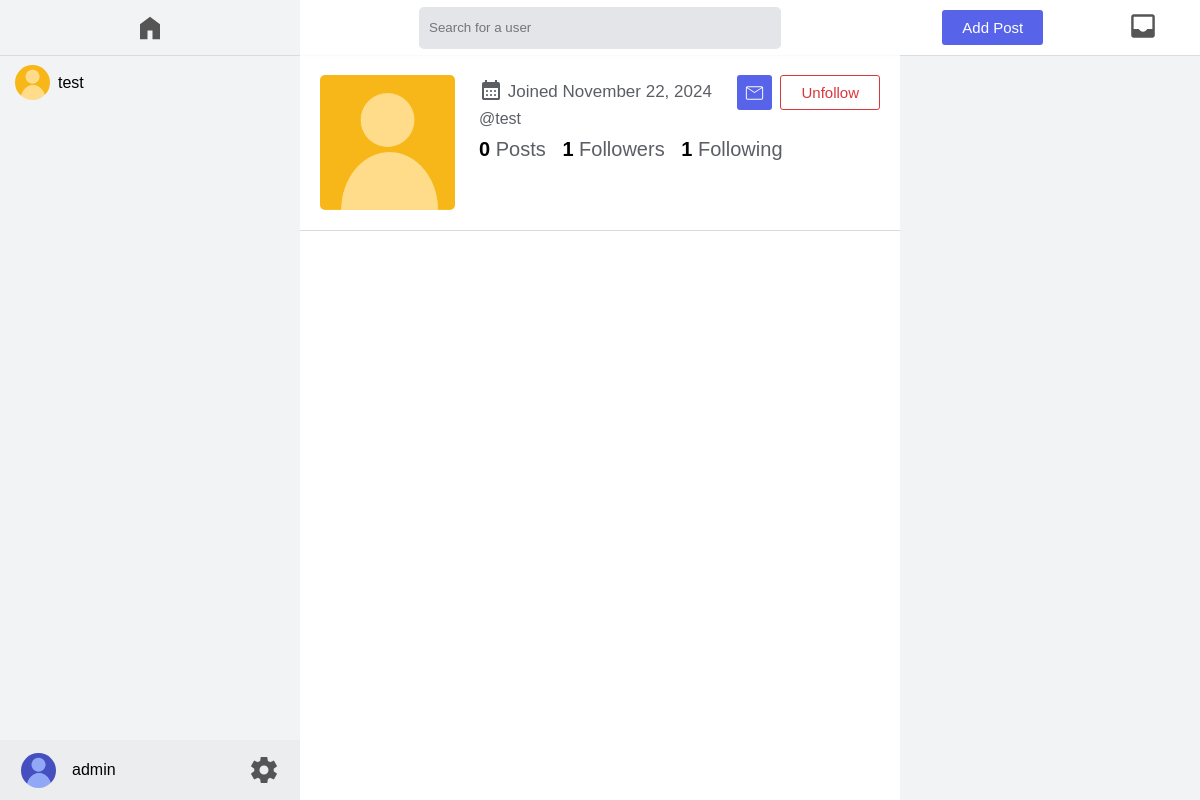
Screenshot of /u/test/ (signed in) with the database file from the repository.
### base/models.py (models this page shows, shortened)
class Chat(models.Model):
    id = models.PositiveBigIntegerField(primary_key=True)
    initiator = models.ForeignKey(User, on_delete=models.CASCADE, related_name='from_user')
    recipient = models.ForeignKey(User, on_delete=models.CASCADE,  related_name='to_user')
    active_for_initiator = models.BooleanField(default=True)
    active_for_recipient = models.BooleanField(default=True)

class User(AbstractUser):
    id = models.PositiveBigIntegerField(primary_key=True, default=snowflake.generate_id())
    username = models.CharField(max_length=32, unique=True, db_index=True, null=False, blank=False)
    name = models.CharField(max_length=100, blank=True)
    bio = models.CharField(max_length=150, blank=True)
    avatar = models.ImageField(upload_to='avatars', default="default/blue.png")
    banner = models.ImageField(upload_to="banners", default="default/banner.png")
    banner_color = models.CharField(max_length=6, blank=True)
    is_private = models.BooleanField(default=True)
    email = models.EmailField(max_length=254, unique=True, null=False, blank=False)
    ip_address = models.GenericIPAddressField(null=True, blank=True)
    ua = models.CharField(max_length=255, null=True, blank=True)
    USERNAME_FIELD = 'email'
    REQUIRED_FIELDS = ['username']

### base/views.py (the view, shortened to what this page needs)
# urls.py: path('u/<str:username>/', views.profile, name='profile'),
@login_required(login_url='login')
def profile(request, username):
    user = User.objects.get(username=username)
    posts = Post.objects.filter(user=user)
    following = Follow.objects.filter(follower=user)
    followers = Follow.objects.filter(followee=user)
    active_chats = Chat.objects.filter(initiator=request.user) | Chat.objects.filter(recipient=request.user)
    if Follow.objects.filter(follower= request.user, followee=user).first():
        follows = True
    else:
        follows = False
    return render(request, 'index_profile.html', {'profile_user': user,
                                                  'profile_posts': posts,
                                                  'joined_date': snowflake.id_to_dateUS(user.id),
                                                  'follows': follows,
                                                  'following': following,
                                                  'followers': followers,
                                                  'active_chats': active_chats})

### base/utils/snowflake.py (called while the page is built)
    def id_to_dateUS(self, snowflake_id: int) -> str:
            timestamp = (snowflake_id >> self.TIMESTAMP_SHIFT) + self.EPOCH
            milliseconds = snowflake_id & ((1 << self.TIMESTAMP_SHIFT) - 1)
            seconds = timestamp // 1000
            date = datetime.fromtimestamp(seconds) + timedelta(milliseconds=milliseconds)
            custom_date_format = date.strftime('%B %d, %Y')
            return custom_date_format

### templates/index_profile.html (shortened to what this page needs)
{% extends 'base.html' %}
{% load static %}
{% block css %}
    <link rel="stylesheet" href="{% static 'css/home.css' %}"     type="text/css">
    <link rel="stylesheet" href="{% static 'css/main.css' %}"     type="text/css">
    <link rel="stylesheet" href="{% static 'css/settings.css' %}" type="text/css">
    <link rel="stylesheet" href="{% static 'css/profile.css' %}"  type="text/css">
    <link rel="stylesheet" href="{% static 'css/chat.css' %}"     type="text/css">
    <link rel="stylesheet" href="{% static 'css/croppie.css' %}"  type="text/css"/>
{% endblock %}
{% block middle_navbar %}
<div class="search-container" id="searchContainer">
    <form id="searchForm" style="display: flex; align-items: center;" hx-get="/search" hx-target="#mainBox" hx-swap="innerHTML">
        <input type="text" placeholder="Search for a user" name="query" id="searchBox" class="main-search-box">
    </form>
</div>
{% endblock %}
{% block right_navbar %}
    <button class="blue-button" id="addPostButton">Add Post</button>
    <button class="inbox-button" id="inboxButton" onclick="toggleInbox()">
    </button>
{% endblock %}
{% block left_box %}
<div class="messages" id="messages">
    {% for chat in active_chats %}
        <div class="chat-card" hx-get="{{request.scheme}}://{{request.get_host}}/chat/{{chat.id}}" hx-target="#mainBox" hx-swap="innerHTML" hx-headers="HX-Target: mainBox" hx-replace-url="true">
            {% if request.user == chat.initiator %}
                <div class="avatar" style="background-image: url({{request.scheme}}://{{request.get_host}}/media/{{chat.recipient.avatar}}); background-size: cover;"></div>
                <p>{{chat.recipient.username}}</p>
            {% else %}
                <div class="avatar" style="background-image: url({{request.scheme}}://{{request.get_host}}/media/{{chat.initiator.avatar}}); background-size: cover;"></div>
                <p>{{chat.initiator.username}}</p>
            {% endif %}
        </div>
    {% endfor %}
</div>
<div class="user-corner" id="userCorner">
    <div class="user-profile-button" id="userProfileButton" hx-get="/u/{{user.username}}" hx-replace-url="true" hx-trigger="click" hx-target="#mainBox" hx-swap="innerHTML" hx-headers="HX-Target: mainBox">
        <div class="avatar" id="avatar" style="background-image: url({{request.scheme}}://{{request.get_host}}/media/{{user.avatar}}); background-size: cover;"></div>
        <div class="username" id="username">{{user.username}}</div>
    </div>
    <button class="settings" type="button" id="settingsButton">
    </button>
</div>
{% endblock %}
{% block main_box %}
<div class="profile-container">
    <div class="user-information">
        <div style="display: flex; flex-direction: row; gap: 1.5rem; width: 100%;">
            <div class="profile-pfp" style="background-image: url({{request.scheme}}://{{request.get_host}}/media/{{profile_user.avatar}}); background-size: cover;"></div>
            <div class="user-details" id="d{{profile_user.id}}">
                <div style="display: flex; justify-content: space-between;">
                    <p class="display-name">{{ profile_user.name }}
                        <span style="font-size: 17px; color: var(--light-text); font-weight: lighter; fill: var(--light-text); display: flex; align-items:end;">
                            &nbsp;Joined {{ profile_user.date_joined|date:"F j, Y" }}</span></p>
                    {% if profile_user.id != user.id %}
                        <div class="interaction-options">
                            {% if follows %}
                                <button hx-get="{{request.scheme}}://{{request.get_host}}/create-chat/{{profile_user.id}}" hx-target="#mainBox" hx-swap="innerHTML" hx-headers="HX-Target: mainBox" hx-replace-url="true" class="message-user-button"></button>
                                <button class="red-outline-button" hx-post="/follow/{{profile_user.id}}/" hx-trigger="click" hx-target="#mainBox" hx-swap="innerHTML">Unfollow</button>
                            {% else %}
                                <button class="green-button" hx-post="/follow/{{profile_user.id}}/" hx-trigger="click" hx-target="#mainBox" hx-swap="innerHTML">Follow</button>
                            {% endif %}
                        </div>
                    {% endif %}
                </div>
                <p class="profile-username">@{{ profile_user.username }}</p>
                <div class="user-statistics">
                    <p class="posts"><b>{{profile_posts.count}}</b> Posts&nbsp;&nbsp;&nbsp;</p>
                    <p {% if followers.count %} class="follow"  onclick="showFollowModal('followerModal')" {% endif %}><b>{{ followers.count }}</b> Followers</p>&nbsp;&nbsp;&nbsp;
                    <p {% if following.count %} class="follow" onclick="showFollowModal('followingModal')" {% endif %}><b>{{ following.count }}</b> Following</p>
                </div>
            </div>
        </div>
    </div>
    <div class="profile-posts" >
    </div>
</div>
{% endblock %}
{% block right_box %}
<div class="inbox" id="inbox"  hx-get="/notifications" hx-target="this" hx-trigger="load" hx-swap="innerHTML"></div>
{% endblock %}

### static/css/home.css (style rules this page uses)
* { margin: 0; }
.inbox-button { padding: 0; fill: var(--light-icon-grey); background-color: transparent; border: none; cursor: pointer; transition: 3ms; }
.search-container { display: flex; flex-direction: row; align-items: center; position: relative; }
.main-search-box { width: 350px; outline: none; height: 40px; border-radius: 5px; border: none; position: relative; background-color: var(--light-textbox-grey); padding-left: 10px; }
.messages { display: flex; flex-direction: column; overflow: auto; flex: 1; margin: 5px; margin-left: 10px; margin-right: 10px; margin-top: 10px; gap: 0.3rem; }
.user-corner { height: 50px; background-color: #EBEDEF; display: flex; align-items: center; padding-top: 5px; padding-bottom: 5px; padding-left: 1rem; padding-right: 1rem; gap: 0.7rem; user-select: none; -webkit-user-select: none; -moz-user-select: none; }
.avatar { min-height: 35px; min-width: 35px; max-height: 35px; max-width: 35px; border-radius: 50%; background-color: black; }
.user-profile-button { display: flex; align-items: center; padding: 5px; gap: 1rem; flex: 1; cursor: pointer; transition: 0.3s; border-radius: 5px; white-space: nowrap; overflow: hidden; text-overflow: ellipsis; }
.settings { cursor: pointer; transition: 0.3s; background-color: transparent; border: none; display: flex; padding: 5px; border-radius: 5px; fill: var(--light-icon-grey) }
.inbox { display: flex; flex-direction: column; flex: 1; }
.chat-card { display: flex; align-items: center; gap: 0.5rem; padding: 5px; border-radius: 5px; cursor: pointer; }

### static/css/main.css (style rules this page uses)
* { margin: 0; }

### static/css/settings.css (style rules this page uses)
* { margin: 0; font-family: Arial, Helvetica, sans-serif; }
.blue-button { padding-left: 20px; padding-right: 20px; height: 35px; cursor: pointer; background-color: var(--blue-button); border: none; border-radius: 3px; color: white; font-size: 15px; }
.red-outline-button { padding-left: 20px; padding-right: 20px; height: 35px; cursor: pointer; background-color: white; border: 1px solid var(--red-button); border-radius: 3px; color: var(--red-button); font-size: 15px; }

### static/css/profile.css (style rules this page uses)
.profile-container { display: flex; flex-direction: column; width: 100%; height: 1000px; }
.profile-pfp { min-height: 135px; max-height: 135px; border-radius: 5px; min-width: 135px; max-width: 135px; }
.user-information { padding: 20px; display: flex; flex-direction: row; justify-content: space-between; gap: 2rem; background-color: rgba(255, 255, 255, 0.75); backdrop-filter: blur(5px); }
.user-details { word-wrap: break-word; width: 100%; }
.display-name { font-weight: bold; font-size: 25px; margin-bottom: 5px; display: flex; flex-direction: row; align-items: center; gap: 1rem; }
.profile-username { margin-bottom: 10px; color: var(--light-text); }
.profile-posts { padding: 20px; display: flex; flex-direction: row; justify-content: center; flex-wrap: wrap; gap: 0.5rem; border-top: 1px solid var(--light-button-hover); background-color: white; z-index: 9; }
.user-statistics { display: flex; flex-direction: row; margin-bottom: 10px; color: var(--light-text); font-size: 20px; }
.user-statistics b { color: black; }
.interaction-options { display: flex; justify-content: center; align-items: center; gap: 0.5rem; }
.message-user-button { height: 35px; width: 35px; display: flex; justify-content: center; align-items: center; background-color: var(--blue-button); fill: white; cursor: pointer; border-radius: 3px; border: none; }

### static/css/constants.css (style rules this page uses)
:root { --light-background-grey: #f2f3f5; --light-icon-grey: #555555; --light-icon-hover-black: #202020; --light-navbar-border-grey: #dcdcdc; --light-navbar-border-shadow: #f5f5f5; --light-textbox-grey: #E3E5E8; --light-inbox-btn-hover-grey: #E0E1E5; --light-button-hover: #d8d9dd; --text-link: #0091ff; --light-text: #5C5E66; --light-text-hover: #313338; --light-button-selected: #d8d9db; --green-button: #23A55A; --green-button-hover: #1f914e; --blue-button: #5763e8; --blue-button-hover: #4752C4; --red-button: #DA373C; --red-button-hover: #A12828; }

### rows the page displays
Chat: initiator.avatar (picture), initiator.username "test"
User: avatar (picture), username "admin"
User: avatar (picture), date_joined "November 22, 2024", username "test"

### other values shown
{{ profile_posts.count }} "0"
{{ followers.count }} "1"
{{ following.count }} "1"
